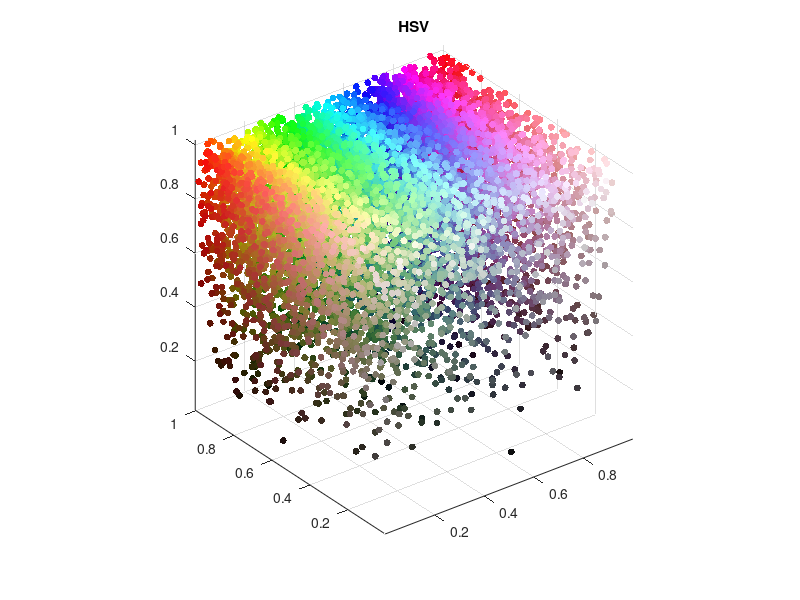

The MATLAB source for this figure:
% Cleanup workspace
clear all; close all;

% generate rgb colors
tic;
RGB = rand( [10000 3] );
toc;
R = RGB(:,1);
G = RGB(:,2);
B = RGB(:,3);

% create figure
figure(1);

% show RGB cube
% subplot(1,3,1);
% scatter3( R, G, B, 15.0, RGB, 'fill' );
% title( 'RGB' );
% axis equal;
% axis off;

% convert to HSV
tic;
HSV = rgb2hsv(RGB);
H = HSV ( :, 1 );
S = HSV ( :, 2 );
V = HSV ( :, 3 );
toc;

% show HSV 
% subplot(1,3,2);
scatter3( H, S, V, 25.0, RGB, 'fill' );
title( 'HSV' );
axis equal;
return
                                

% convert to Lab
tic;
colorTransform = makecform('srgb2lab');
Lab = applycform(RGB, colorTransform);
L = Lab ( :, 1 );
a = Lab ( :, 2 );
b = Lab ( :, 3 );
toc;

% show HSV 
subplot(1,3,3);
scatter3( L, a, b, 15.0, RGB, 'fill' );
title( 'Lab' );
axis equal;
axis off;